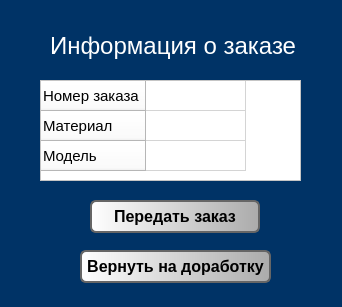
<?xml version="1.0" encoding="UTF-8"?>
<ui version="4.0">
 <class>Form</class>
 <widget class="QWidget" name="Form">
  <property name="geometry">
   <rect>
    <x>0</x>
    <y>0</y>
    <width>342</width>
    <height>307</height>
   </rect>
  </property>
  <property name="windowTitle">
   <string>Form</string>
  </property>
  <property name="styleSheet">
   <string notr="true">background-color: rgb(0, 51, 102);</string>
  </property>
  <widget class="QTableWidget" name="orders_info_table">
   <property name="geometry">
    <rect>
     <x>40</x>
     <y>80</y>
     <width>261</width>
     <height>101</height>
    </rect>
   </property>
   <property name="maximumSize">
    <size>
     <width>16777215</width>
     <height>16777215</height>
    </size>
   </property>
   <property name="font">
    <font>
     <family>Arial</family>
     <pointsize>11</pointsize>
    </font>
   </property>
   <property name="styleSheet">
    <string notr="true">background-color: rgb(255, 255, 255);</string>
   </property>
   <property name="dragEnabled">
    <bool>false</bool>
   </property>
   <property name="alternatingRowColors">
    <bool>false</bool>
   </property>
   <property name="showGrid">
    <bool>true</bool>
   </property>
   <property name="rowCount">
    <number>3</number>
   </property>
   <property name="columnCount">
    <number>1</number>
   </property>
   <attribute name="horizontalHeaderVisible">
    <bool>false</bool>
   </attribute>
   <row>
    <property name="text">
     <string>Номер заказа</string>
    </property>
    <property name="font">
     <font>
      <pointsize>11</pointsize>
     </font>
    </property>
   </row>
   <row>
    <property name="text">
     <string>Материал</string>
    </property>
    <property name="font">
     <font>
      <family>Arial</family>
      <pointsize>11</pointsize>
     </font>
    </property>
   </row>
   <row>
    <property name="text">
     <string>Модель</string>
    </property>
    <property name="font">
     <font>
      <family>Arial</family>
      <pointsize>11</pointsize>
     </font>
    </property>
   </row>
   <column>
    <property name="text">
     <string/>
    </property>
   </column>
  </widget>
  <widget class="QPushButton" name="give_order_button">
   <property name="enabled">
    <bool>true</bool>
   </property>
   <property name="geometry">
    <rect>
     <x>90</x>
     <y>200</y>
     <width>170</width>
     <height>33</height>
    </rect>
   </property>
   <property name="font">
    <font>
     <family>Arial</family>
     <pointsize>12</pointsize>
     <weight>75</weight>
     <bold>true</bold>
    </font>
   </property>
   <property name="styleSheet">
    <string notr="true">background-color: qlineargradient(spread:pad, x1:0, y1:0, x2:1, y2:0, stop:0 rgba(255, 255, 255, 255), stop:1 rgba(171,171,171,1));
border-color: rgb(102, 102, 102);
border: 2px solid rgb(102, 102, 102);
border-radius: 6px;
</string>
   </property>
   <property name="text">
    <string>Передать заказ</string>
   </property>
  </widget>
  <widget class="QLabel" name="info_order_label">
   <property name="geometry">
    <rect>
     <x>50</x>
     <y>30</y>
     <width>251</width>
     <height>31</height>
    </rect>
   </property>
   <property name="font">
    <font>
     <family>Arial</family>
     <pointsize>18</pointsize>
     <weight>50</weight>
     <bold>false</bold>
    </font>
   </property>
   <property name="styleSheet">
    <string notr="true">color: rgb(255, 255, 255);</string>
   </property>
   <property name="text">
    <string>Информация о заказе</string>
   </property>
  </widget>
  <widget class="QPushButton" name="return_order_button">
   <property name="enabled">
    <bool>true</bool>
   </property>
   <property name="geometry">
    <rect>
     <x>80</x>
     <y>250</y>
     <width>191</width>
     <height>33</height>
    </rect>
   </property>
   <property name="font">
    <font>
     <family>Arial</family>
     <pointsize>12</pointsize>
     <weight>75</weight>
     <bold>true</bold>
    </font>
   </property>
   <property name="styleSheet">
    <string notr="true">background-color: qlineargradient(spread:pad, x1:0, y1:0, x2:1, y2:0, stop:0 rgba(255, 255, 255, 255), stop:1 rgba(171,171,171,1));
border-color: rgb(102, 102, 102);
border: 2px solid rgb(102, 102, 102);
border-radius: 6px;
</string>
   </property>
   <property name="text">
    <string>Вернуть на доработку</string>
   </property>
  </widget>
 </widget>
 <resources/>
 <connections/>
</ui>
